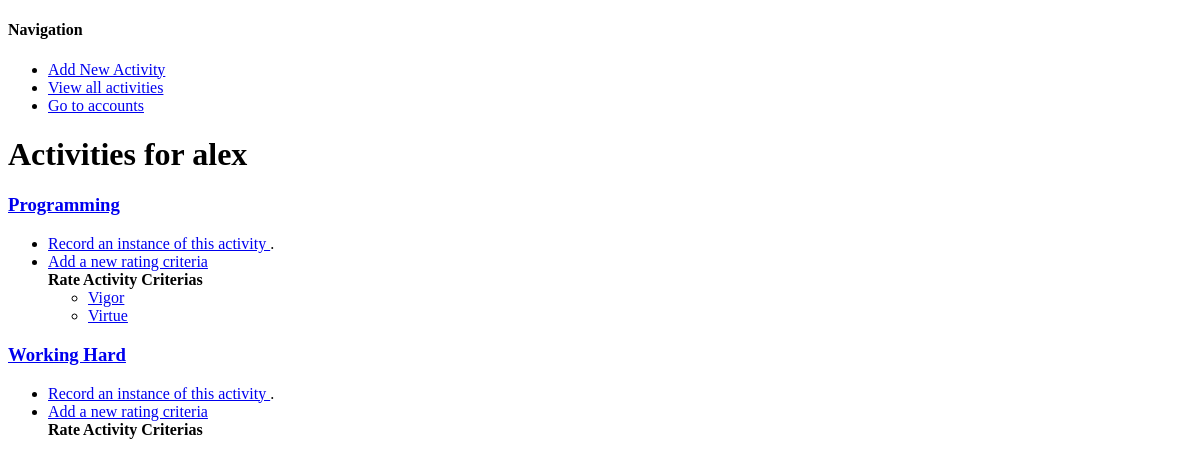
Before: /activity/list/ (signed in) with the older database file.
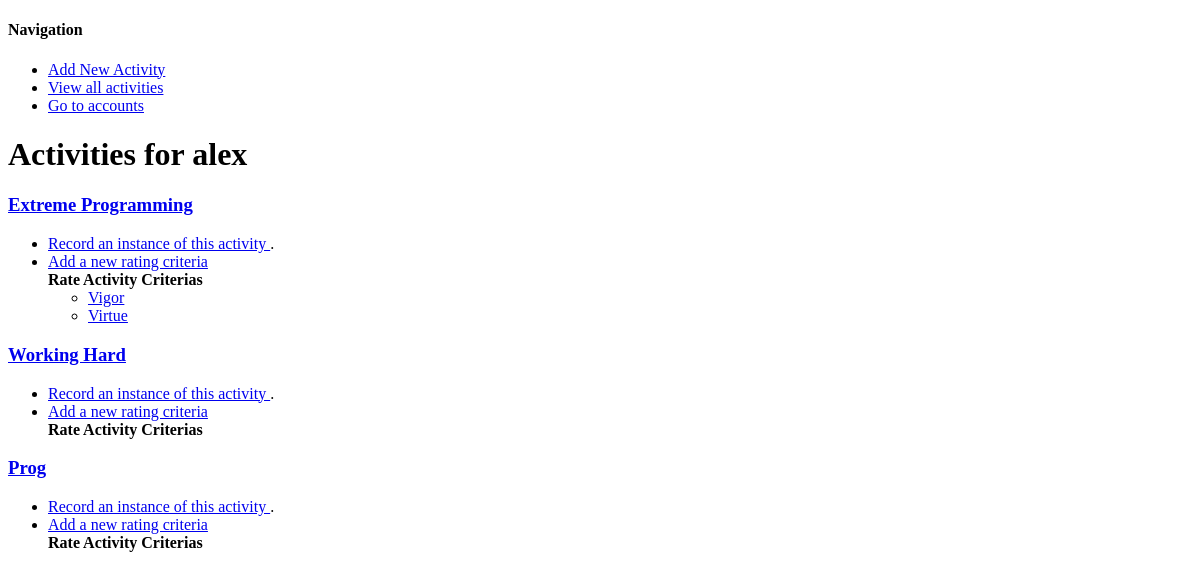
After: the same page with the newer database file.
### activity/models.py (models this page shows)
class Activity(Model):
	user = ForeignKey(User, related_name="activities")
	name = CharField(max_length=200)
	tags = TaggableManager()
	class meta:
		unique_together = (("user", "name"))
	def __unicode__(self):
		return self.name

class RateActivity(Model):
	activity = ForeignKey(Activity, related_name="rateActivities", blank=True)
	name = CharField(max_length=1000)
	def __unicode__(self):
		return self.name

### activity/views.py (the view)
@login_required
def activityListView(request):
	try:
		activities = Activity.objects.filter(user=request.user)
	except:
		raise Http404
	return render(request, "activity_list.html", {"activities": activities})

### activity/templates/activity_list.html (shortened to what this page needs)
{% extends "base.html" %}
{% block content %}
<h1> Activities for {{user}} </h1>
	{% for activity in activities %}
	<h3> <a href="{% url "activity_detail" activity.id %}">{{ activity.name }}</a></h3>
		<ul>
			<li> <a href="{% url "activityInstance_form"  activity.pk  %}"> Record an instance of this activity </a>. </li>
			<li> <a href="{% url "rateActivity_form"  activity.pk  %}"> Add a new rating criteria </a> </li>
			<b>Rate Activity Criterias </b>
			<ul>
				{% for r in activity.rateActivities.all %}
				<li> <a href="{% url "rateActivity_detail" activity.pk r.pk %}">{{ r.name }}</a></li>
				{% endfor %}
			</ul>
		</ul>
	{% endfor %}
{% endblock content %}

Changed rows visible on the page:
changed Activity: name "Programming" → "Extreme Programming"
added Activity: name "Prog"
